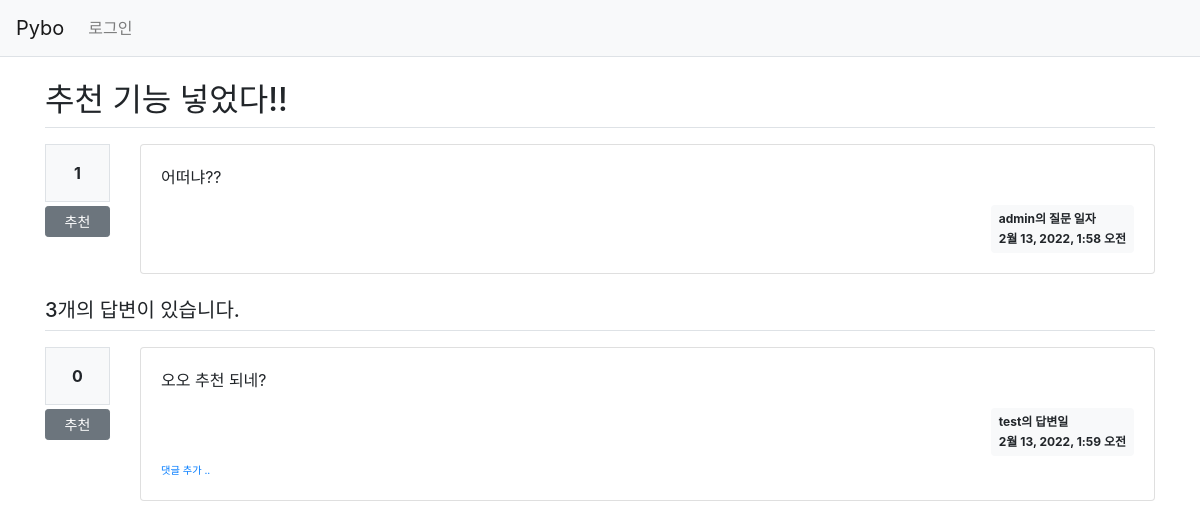
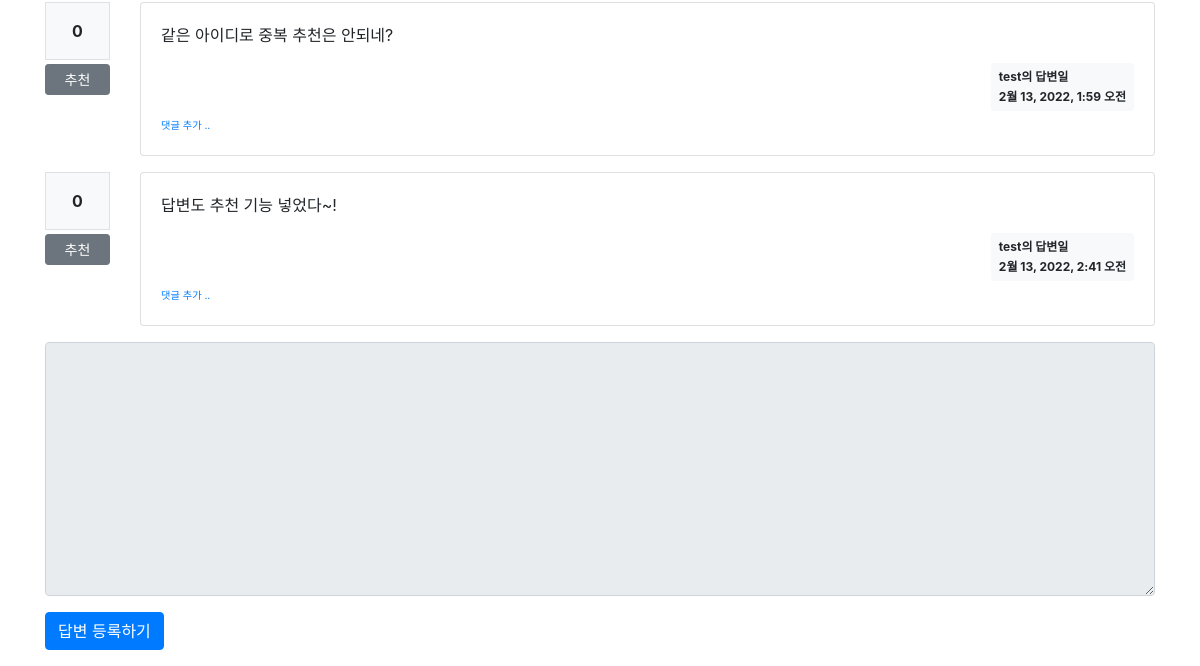
Page /pybo/316/ on the earlier database version (2 pictures, top to bottom).
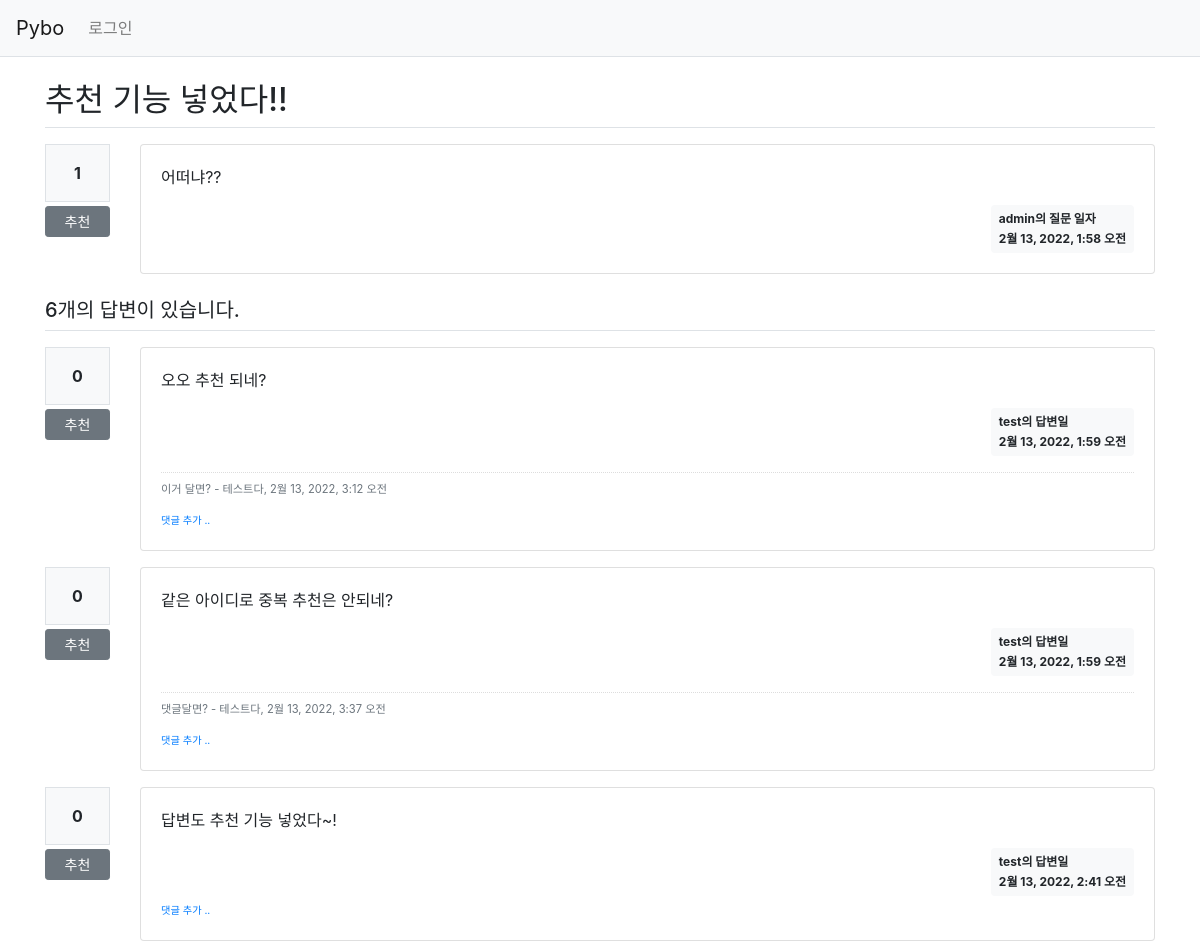
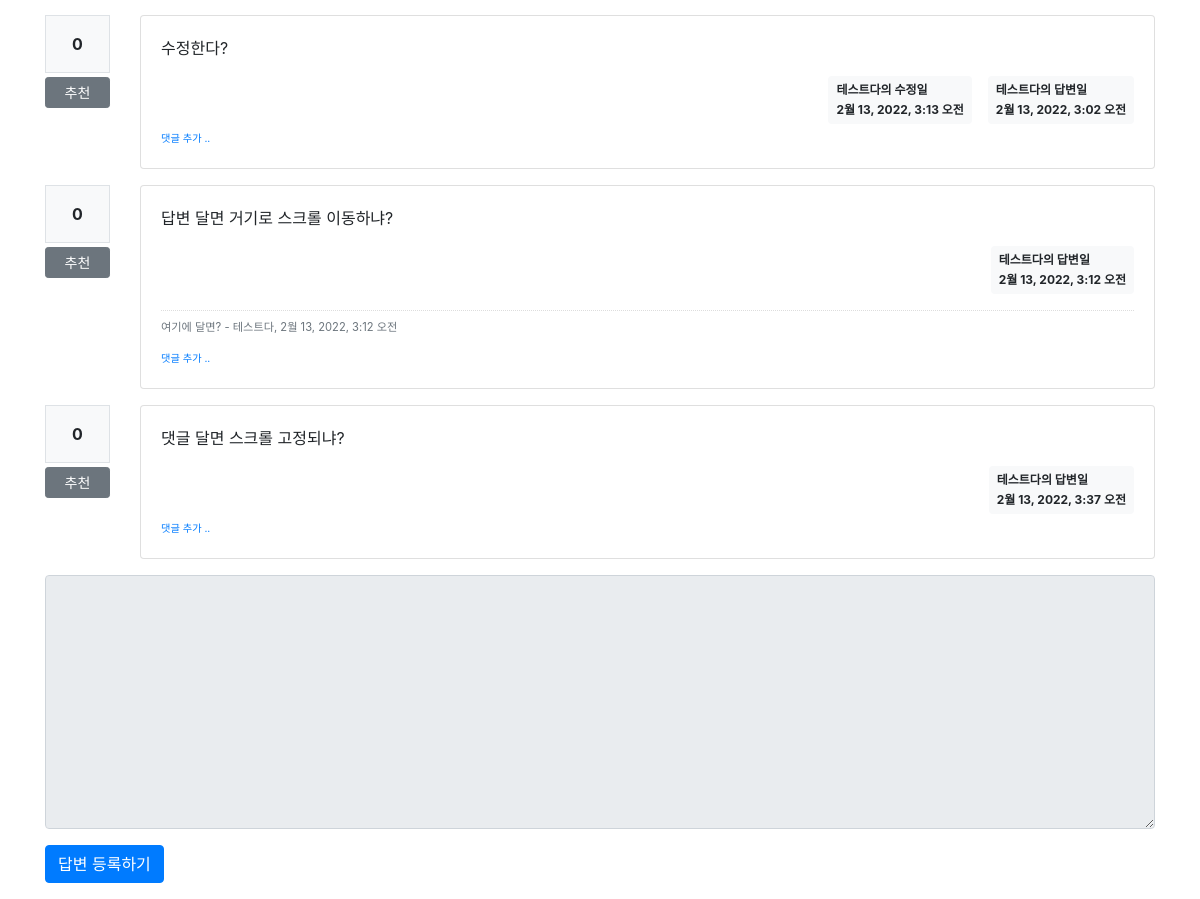
Same page on the later database version (2 pictures, top to bottom).
### pybo/models.py (models this page shows)
class Question(models.Model):
    author = models.ForeignKey(User, on_delete=models.CASCADE, related_name='author_question')
    subject = models.CharField(max_length=200)
    content = models.TextField()
    create_date = models.DateTimeField()
    modify_date = models.DateTimeField(null=True, blank=True)
    voter = models.ManyToManyField(User, related_name='voter_question')  # 추천인 추가

class Answer(models.Model):
    author = models.ForeignKey(User, on_delete=models.CASCADE, related_name='author_answer')
    question = models.ForeignKey(Question, on_delete=models.CASCADE)
    content = models.TextField()
    create_date = models.DateTimeField()
    modify_date = models.DateTimeField(null=True, blank=True)
    voter = models.ManyToManyField(User, related_name='voter_answer')

class Comment(models.Model):
    author = models.ForeignKey(User, on_delete=models.CASCADE) #댓글 글쓴이
    content = models.TextField() #댓글 내용
    create_date = models.DateTimeField() #댓글 작성일시
    modify_date = models.DateTimeField(null=True, blank=True) #댓글 수정일시
    question = models.ForeignKey(Question, null=True, blank=True, on_delete=models.CASCADE) #이 댓글이 달린 질문
    answer = models.ForeignKey(Answer, null=True, blank=True, on_delete=models.CASCADE) #이 댓글이 달린  답변

### pybo/views/base_views.py (the view)
def detail(request, question_id):
    question = get_object_or_404(Question, pk=question_id)
    context = {'question': question}
    return render(request, 'pybo/question_detail.html', context)

### pybo/templatetags/pybo_filter.py (called while the page is built)
@register.filter()
def mark(value):
    extensions = ["nl2br", "fenced_code"]
    return mark_safe(markdown.markdown(value, extensions=extensions))

### templates/pybo/question_detail.html (shortened to what this page needs)
{% extends 'base.html' %}
{% load pybo_filter %}
{% block content %}
<div class="container my-3">
    <h2 class="border-bottom  py-2">{{ question.subject }}</h2>
    <div class="row my-3">
        <div class="col-1">
            <div class="bg-light text-center p-3 border font-weight-bolder mb-1">{{question.voter.count}}</div>
            <a href="#" data-uri="{% url 'pybo:vote_question' question.id  %}"
               class="recommend btn btn-sm btn-secondary btn-block my-1">추천</a>
        </div>
        <div class="col-11">
            <div class="card">
                <div class="card-body">
                    <div class="card-text">{{ question.content  | mark  }}</div>
                    <div class="d-flex justify-content-end">
                        <div class="badge badge-light p-2 text-left">
                            <div class="mb-2">{{ question.author.username }}의 질문 일자</div>
                            <div>{{ question.create_date }}</div>
                        </div>
                    </div>
                </div>
            </div>
        </div>
    </div>
    <h5 class="border-bottom my-3 py-2">
        {{ question.answer_set.count }}개의 답변이 있습니다.
    </h5>
    {% for answer  in question.answer_set.all %}
    <div class="row my-3">
        <div class="col-1">
            <div class="bg-light text-center p-3 border font-weight-bolder mb-1">{{answer.voter.count}}</div>
            <a href="#" data-uri="{% url 'pybo:vote_answer' answer.id  %}"
                class="recommend btn btn-sm btn-secondary btn-block my-1">추천</a>
        </div>
        <div class="col-11">
            <div class="card">
                <div class="card-body">
                    <div class="card-text">{{ answer.content | mark }}</div>
                    <div class="d-flex justify-content-end">
                        {% if answer.modify_date %}
                        <div class="badge badge-light p-2 text-left mx-3">
                            <div class="mb-2">{{ answer.author.username }}의 수정일</div>
                            <div>{{ answer.modify_date }}</div>
                        </div>
                        {% endif %}
                        <div class="badge badge-light p-2 text-left">
                            <div class="mb-2">{{ answer.author.username }}의 답변일</div>
                            <div>{{ answer.create_date }}</div>
                        </div>
                    </div>
                    {% if answer.comment_set.count > 0 %}
                    <div class="mt-3">
                    {% for comment in answer.comment_set.all %}
                        <div class="comment py-2 text-muted">
                            <span style="white-space: pre-line;">{{ comment.content }}</span>
                            <span>
                                - {{ comment.author }}, {{ comment.create_date }}
                            </span>
                        </div>
                    {% endfor %}
                    </div>
                    {% endif %}
                    <div>
                        <a href="{% url 'pybo:comment_create_answer' answer.id  %}"
                           class="small"><small>댓글 추가 ..</small></a>
                    </div>
                </div>
            </div>
        </div>
    </div>
    {% endfor %}
    <form action="{% url 'pybo:answer_create' question.id %}" method="post" class="my-3">
        <div class="form-group">
            <textarea name="content" id="content"
                      {% if not user.is_authenticated %} disabled {% endif %}
                      class="form-control" rows="10"></textarea>
        </div>
        <input type="submit" value="답변 등록하기" class="btn btn-primary">
    </form>
</div>
{% endblock %}

### templates/base.html (shortened to what this page needs)
{% load static %}
<!DOCTYPE html>
<html lang="ko">
<head>
    <link rel="stylesheet" type="text/css" href="{% static 'bootstrap.min.css' %}">
    <link rel="stylesheet" type="text/css" href="{% static 'style.css' %}">
</head>
<body>
{% include "navbar.html" %}
{% block content %}
{% endblock %}
</body>
</html>

### templates/navbar.html (shortened to what this page needs)
<nav class="navbar navbar-expand-lg navbar-light bg-light border-bottom">
    <a class="navbar-brand"  href="{% url 'pybo:index' %}">Pybo</a>
    <div class="collapse navbar-collapse flex-grow-0" id="navbarNav">
        <ul class="navbar-nav">
            <li class="nav-item">
                {% if user.is_authenticated %}
                <a class="nav-link" href="{% url 'common:logout' %}">
                    {{ user.username }} (로그아웃)
                </a>
                {% else %}
                <a class="nav-link" href="{% url 'common:login' %}">로그인</a>
                {% endif %}
            </li>
        </ul>
    </div>
</nav>

### static/style.css (style rules this page uses)
.comment { border-top:dotted 1px #ddd; font-size:0.7em; }

Differences in the rows shown:
computed for Question "추천 기능 넣었다!!": answer_set.count "3" → "6"
added Comment: content "이거 달면?", author "테스트다", create_date "2월 13, 2022, 3:12 오전", shown under Answer "오오 추천 되네?"
added Comment: content "댓글달면?", author "테스트다", create_date "2월 13, 2022, 3:37 오전", shown under Answer "같은 아이디로 중복 추천은 안되네?"
added Answer: voter.count "0", content|mark "수정한다?", author.username "테스트다", modify_date "2월 13, 2022, 3:13 오전", create_date "2월 13, 2022, 3:02 오전"
added Answer: voter.count "0", content|mark "답변 달면 거기로 스크롤 이동하냐?", author.username "테스트다", create_date "2월 13, 2022, 3:12 오전"
added Comment: content "여기에 달면?", author "테스트다", create_date "2월 13, 2022, 3:12 오전", shown under "0"
added Answer: voter.count "0", content|mark "댓글 달면 스크롤 고정되냐?", author.username "테스트다", create_date "2월 13, 2022, 3:37 오전"
